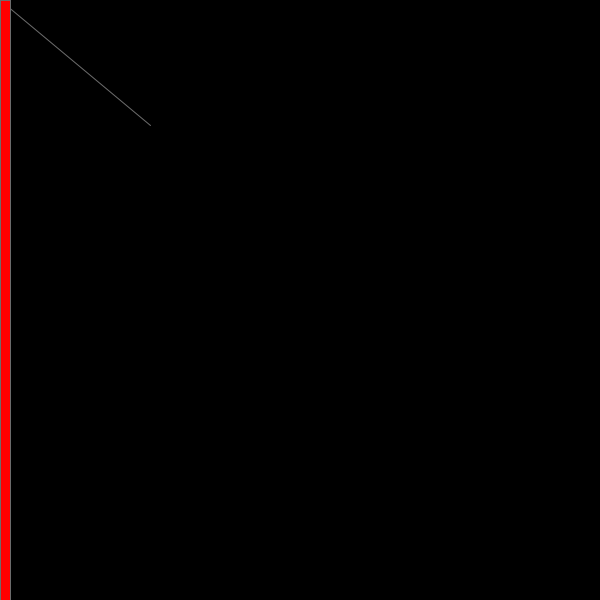
Frame 1 (no input)
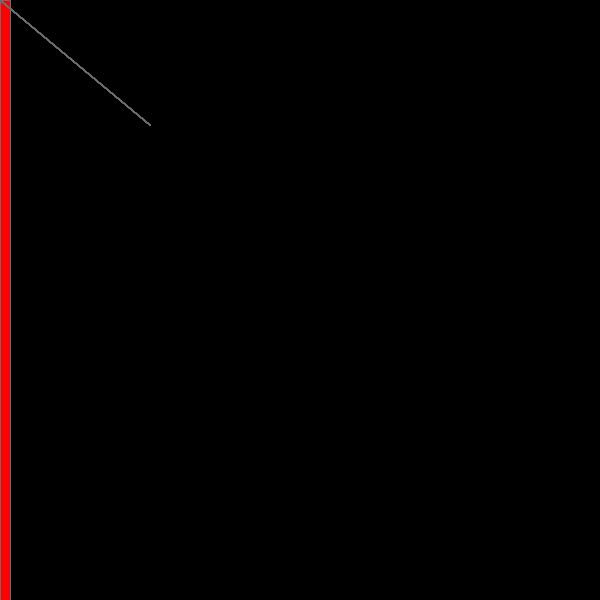
Frame 60 (the mouse pressed at the canvas centre just before this capture)
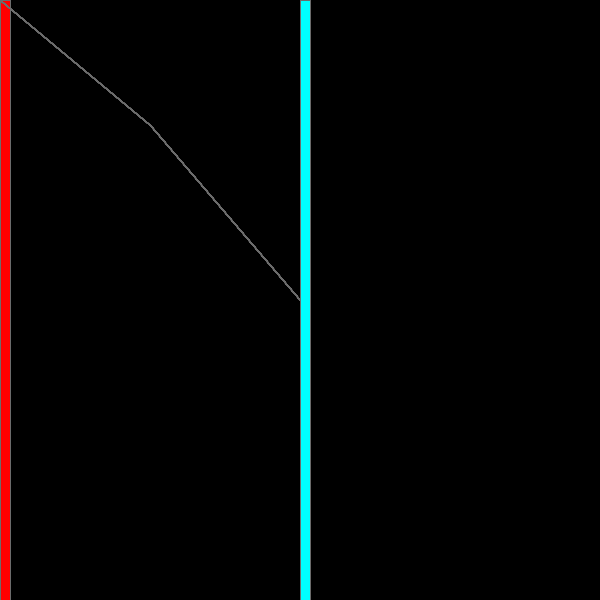
Frame 120 (the mouse held since frame 60 and released just before this capture)

The Processing sketch that drew these frames (run headless with seeded random() and noise(); from frame 60 on, the mouse is pressed at the canvas centre):

// Processing sketch: processing_107818
// ── processing_107818.pde

int barWidth = 10;
int lastBar = -1;
void setup() {
       size(600, 600);
       colorMode(HSB, height, height, height);  
       stroke(255);
       background(292, 64, 0);
     } 

     void draw() {
       line(150, 125, mouseX, mouseY);
       int whichBar = mouseX / barWidth;
  if (whichBar != lastBar) {
    int barX = whichBar * barWidth;
    fill(mouseY, height, height);
    rect(barX, 0, barWidth, height);
    lastBar = whichBar;
     
   }
   }
